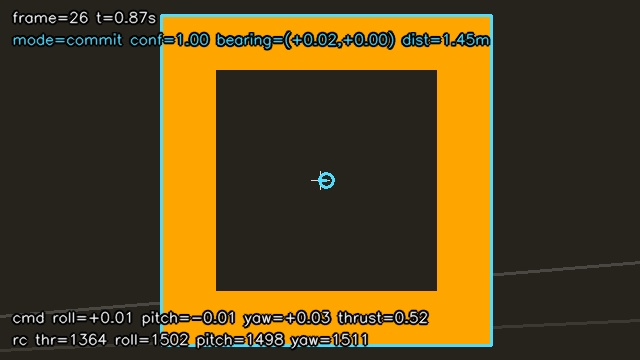
#> input picture assets/presentation/gate_sequence_commit.jpg, 640 x 360 px
$ python -i gate_detector.py   (imports and definitions only)
#> lines starting #> are read from the running program, lines starting #| are printed output that depends on the picture; after the words box and inside, x2 and y2 are one past the last pixel; in counts of white or black regions, pixels touching at a corner belong together
#> further down, picture is the input picture: shape (360, 640, 3); mean B, G, R 28.3, 68, 86.5
"""Vision-based gate detector scaffolding for the AI Grand Prix project.

This detector is a lightweight HSV-segmentation baseline inspired by older
Virtual Qualifier messaging that suggested visually highlighted gates.
The latest technical spec does not guarantee that presentation, so this
detector should be treated as a provisional bridge rather than a
competition-ready perception stack.

Usage
-----
    detector = GateDetector(gate_physical_width=2.7)  # visible outer-frame width, metres
    gates = detector.detect(bgr_frame, camera_params)
    # gates: list of GateObservation(bearing_h, bearing_v, distance_est, confidence)
"""

from dataclasses import dataclass
from typing import Optional, Sequence
import numpy as np

try:
    import cv2
    _CV2_AVAILABLE = True
except ImportError:
    _CV2_AVAILABLE = False


@dataclass
class GateObservation:
    """Single detected gate in camera / body frame."""
    bearing_h: float      # horizontal bearing from camera centre (radians, +right)
    bearing_v: float      # vertical bearing (radians, +up)
    distance_est: float   # estimated distance (metres)
    confidence: float     # [0, 1]
    pixel_centre: tuple   # (cx, cy) in image coords
    corners_px: Optional[tuple[tuple[float, float], ...]] = None
    source: str = "classical"


@dataclass
class CameraParams:
    """Pinhole camera intrinsics."""
    fx: float = 320.0     # focal length in pixels (x)
    fy: float = 320.0     # focal length in pixels (y)
    cx: float = 320.0     # principal point x
    cy: float = 180.0     # principal point y
    width: int = 640
    height: int = 360


# Default colour ranges for high-saturation gate highlights.
# The orange range keeps the original synthetic/demo detector behavior; the
# blue range matches the current Elodin practice harness gate material.
_ORANGE_HSV_LO = np.array([10, 150, 150], dtype=np.uint8)
_ORANGE_HSV_HI = np.array([35, 255, 255], dtype=np.uint8)
_ELODIN_BLUE_HSV_LO = np.array([110, 100, 30], dtype=np.uint8)
_ELODIN_BLUE_HSV_HI = np.array([130, 255, 255], dtype=np.uint8)
_DEFAULT_HSV_RANGES = (
    (_ORANGE_HSV_LO, _ORANGE_HSV_HI),
    (_ELODIN_BLUE_HSV_LO, _ELODIN_BLUE_HSV_HI),
)


class GateDetector:
    """Detect racing gates from a camera frame.

    Parameters
    ----------
    gate_physical_width : float
        Known visible gate-frame width in metres for apparent-size range.
    hsv_lo, hsv_hi : array-like
        Optional single HSV colour range override for gate highlighting.
    hsv_ranges : sequence of pairs
        Optional HSV colour ranges. If omitted, orange demo gates and the
        current Elodin blue gates are both enabled.
    min_contour_area : int
        Minimum pixel area to consider a blob as a gate candidate.
    """

    def __init__(
        self,
        gate_physical_width: float = 2.7,
        hsv_lo: np.ndarray | None = None,
        hsv_hi: np.ndarray | None = None,
        hsv_ranges: Sequence[tuple[np.ndarray, np.ndarray]] | None = None,
        min_contour_area: int = 200,
    ):
        if not _CV2_AVAILABLE:
            raise ImportError("opencv-python is required for GateDetector. "
                              "Install with: pip install opencv-python")
        self.gate_w = gate_physical_width
        if hsv_ranges is not None:
            ranges = hsv_ranges
        elif hsv_lo is not None or hsv_hi is not None:
            if hsv_lo is None or hsv_hi is None:
                raise ValueError("hsv_lo and hsv_hi must be provided together")
            ranges = ((hsv_lo, hsv_hi),)
        else:
            ranges = _DEFAULT_HSV_RANGES

        self.hsv_ranges = tuple(
            (np.asarray(lo, dtype=np.uint8), np.asarray(hi, dtype=np.uint8))
            for lo, hi in ranges
        )
        self.hsv_lo, self.hsv_hi = self.hsv_ranges[0]
        self.min_area = min_contour_area

    def detect(
        self,
        bgr_frame: np.ndarray,
        cam: CameraParams = None,
        max_gates: int = 2,
    ) -> list[GateObservation]:
        """Detect up to `max_gates` gates in `bgr_frame`.

        Returns a list of GateObservation sorted by distance (nearest first).
        Returns an empty list if nothing is found.
        """
        cam = cam or CameraParams()

        # --- colour segmentation ---
        mask = self.mask(bgr_frame)

        # --- contour extraction ---
        contours, _ = cv2.findContours(mask, cv2.RETR_EXTERNAL, cv2.CHAIN_APPROX_SIMPLE)
        candidates = [c for c in contours if cv2.contourArea(c) > self.min_area]

        if not candidates:
            return []

        # Sort largest first (largest apparent area = closest gate)
        candidates.sort(key=cv2.contourArea, reverse=True)
        candidates = candidates[:max_gates]

        results = []
        for cnt in candidates:
            rect = cv2.minAreaRect(cnt)
            (cx, cy), (w_px, h_px), _ = rect
            apparent_size = max(w_px, h_px)

            if apparent_size < 2:
                continue

            # Bearing angles
            bh = np.arctan2(cx - cam.cx, cam.fx)   # +right
            bv = np.arctan2(cam.cy - cy, cam.fy)   # +up

            # Distance estimate from apparent size
            dist = (self.gate_w * cam.fx) / (apparent_size + 1e-6)

            area_ratio = cv2.contourArea(cnt) / (w_px * h_px + 1e-6)
            confidence = float(np.clip(area_ratio, 0.0, 1.0))

            results.append(GateObservation(
                bearing_h=float(bh),
                bearing_v=float(bv),
                distance_est=float(dist),
                confidence=confidence,
                pixel_centre=(float(cx), float(cy)),
            ))

        return sorted(results, key=lambda g: g.distance_est)

    def mask(self, bgr_frame: np.ndarray) -> np.ndarray:
        """Return a binary mask for all configured gate colour ranges."""
        hsv = cv2.cvtColor(bgr_frame, cv2.COLOR_BGR2HSV)
#> hsv: shape (360, 640, 3); mean H, S, V 24.4, 113.1, 89.3
        mask = np.zeros(hsv.shape[:2], dtype=np.uint8)
        for lo, hi in self.hsv_ranges:
            mask = cv2.bitwise_or(mask, cv2.inRange(hsv, lo, hi))
#> this loop made 2 passes
#> pass 1, in mask, `mask = cv2.bitwise_or(mask, cv2.inRange(hsv, lo, hi))`:
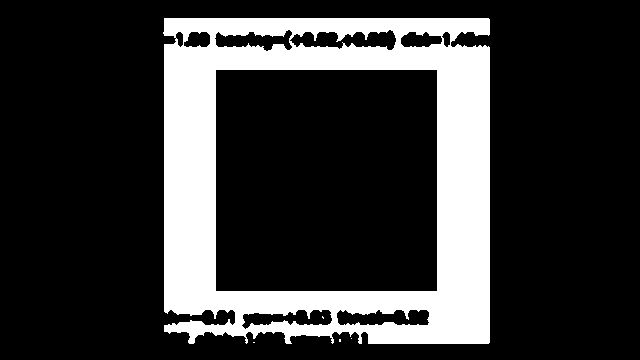
#> mask: shape (360, 640); 21.4% white; 5 white regions (4 under 20 px), largest, box (x1, y1, x2, y2) and area: (163, 18, 490, 344) 49202

        kernel = cv2.getStructuringElement(cv2.MORPH_ELLIPSE, (5, 5))
        mask = cv2.morphologyEx(mask, cv2.MORPH_CLOSE, kernel)
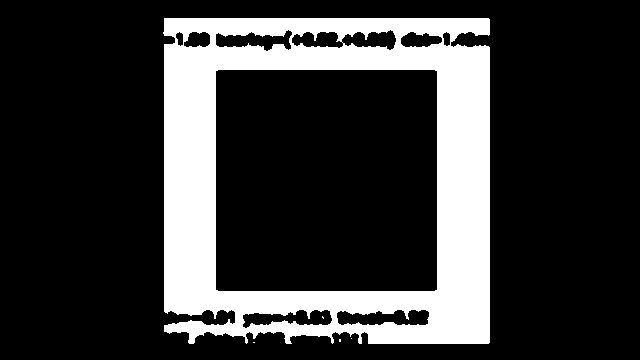
#> mask: shape (360, 640); 21.5% white; 5 white regions (4 under 20 px), largest, box (x1, y1, x2, y2) and area: (163, 18, 490, 344) 49417
        mask = cv2.morphologyEx(mask, cv2.MORPH_OPEN, kernel)
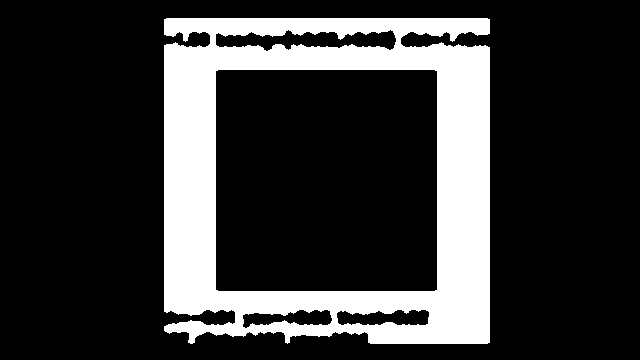
#> mask: shape (360, 640); 21.3% white; 1 white region
        return mask

    def gate_obs_to_body_frame(
        self,
        gate_obs: GateObservation,
        cam_to_body_R: np.ndarray = None,
    ) -> np.ndarray:
        """Convert a GateObservation to a body-frame relative position vector.

        Parameters
        ----------
        gate_obs : GateObservation
        cam_to_body_R : (3,3) rotation matrix from camera frame to body frame.
            Defaults to identity (camera aligned with body x-axis).

        Returns
        -------
        rel_body : ndarray, shape (3,)
            Relative gate centre position in body frame (metres).
        """
        d = gate_obs.distance_est
        bh = gate_obs.bearing_h
        bv = gate_obs.bearing_v

        # Gate position in camera frame (x-forward, y-left, z-up convention)
        x_cam = d * np.cos(bv) * np.cos(bh)
        y_cam = -d * np.cos(bv) * np.sin(bh)
        z_cam = d * np.sin(bv)
        pos_cam = np.array([x_cam, y_cam, z_cam])

        if cam_to_body_R is None:
            return pos_cam
        return cam_to_body_R @ pos_cam

>>> import cv2
>>> picture = cv2.imread('../assets/presentation/gate_sequence_commit.jpg')
>>> result = GateDetector().detect(picture)
#> in detect, `contours, _ = cv2.findContours(mask, cv2.RETR_EXTERNAL, cv2.CHAIN_APPR..`: contours = 1 contour; box (x1, y1, x2, y2) and area: (164, 18, 490, 344) 101293
#> in detect, `candidates = [c for c in contours if cv2.contourArea(c) > self.min_area]`: candidates has the same summary as contours
#> the loop in detect, `for cnt in candidates:` made 1 pass
#> (rect, cx, cy, w_px, h_px, apparent_size, bh, bv) on pass 1: (((326.5, 180.5), (325, 325), -90), 326.5, 180.5, 325, 325, 325, 0.0203, -0.00156)
#> after the loop in detect, `for cnt in candidates:`: results = 1 item
#> result = 1 item
